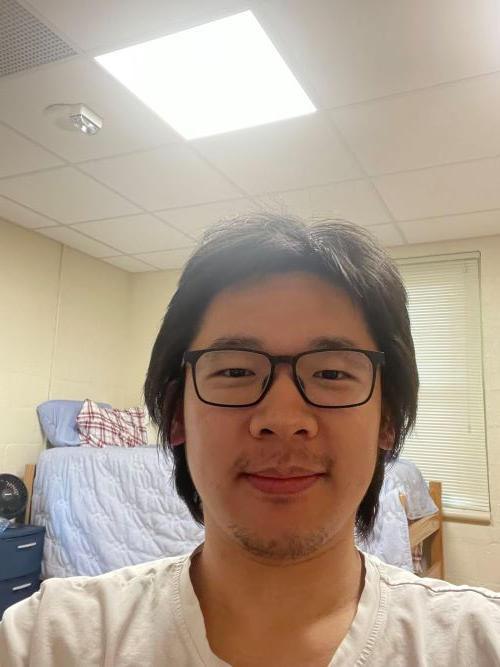
#> input picture CSC391-B/Project2/part3/self-test.jpg, 500 x 667 px
$ python fb-test.py
#> lines starting #> are read from the running program, lines starting #| are printed output that depends on the picture
import numpy as np
import cv2
import time

#timing function
def TicTocGenerator():
    # Generator that returns time differences
    ti = 0           # initial time
    tf = time.time() # final time
    while True:
        ti = tf
        tf = time.time()
        yield tf-ti # returns the time difference

TicToc = TicTocGenerator() # create an instance of the TicTocGen generator

# This will be the main function through which we define both tic() and toc()
def toc(tempBool=True):
    # Prints the time difference yielded by generator instance TicToc
    tempTimeInterval = next(TicToc)
    if tempBool:
        print( "Elapsed time: %f seconds.\n" %tempTimeInterval )

def tic():
    # Records a time in TicToc, marks the beginning of a time interval
    toc(False)

#Find keypoints using SIFT as detector and BRIEF as descriptor
def test_brief(path):
#> called with path = 'self-test.jpg'
    img = cv2.imread(path)
#> img is the input picture: shape (667, 500, 3); mean B, G, R 144.5, 160.6, 176.5

    gray= cv2.cvtColor(img,cv2.COLOR_BGR2GRAY)
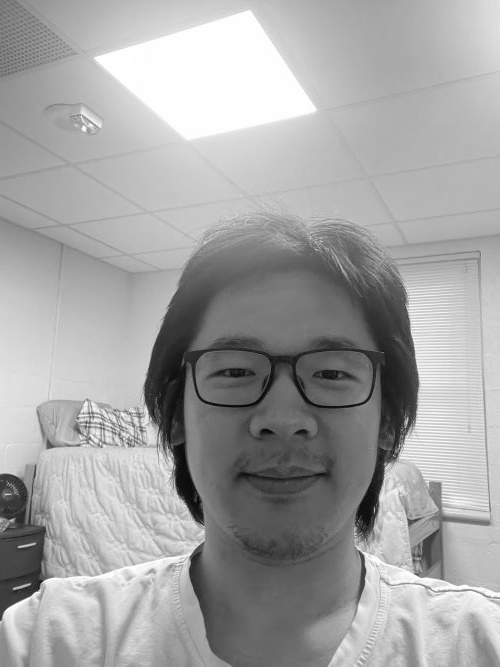
#> gray: shape (667, 500); min 5, max 255, mean 163.5
    #Do sift as a detector for original image

    sift1 = cv2.SIFT_create()
    brief = cv2.xfeatures2d.BriefDescriptorExtractor_create()
    kp1 = sift1.detect(gray,None)
#> kp1 = 704 keypoints; strongest (x, y, size): (184, 484, 15.6), (367, 512, 16.9), (20, 547, 1.8), (14, 588, 2)
    #find descriptor using BRIEF
    _,des1 = brief.compute(gray,kp1)


def test_sift(path):

    #Find keypoint using SIFT
#> called with path = 'self-test.jpg'
    img = cv2.imread("self-test.jpg")

    gray= cv2.cvtColor(img,cv2.COLOR_BGR2GRAY)
    #Do SIFT for detector and descriptor
    sift = cv2.SIFT_create()
    kp1 = sift.detect(gray,None)
    _,dest = sift.compute(gray,kp1)


#test functions and timing
path = "self-test.jpg"
tic()
test_brief(path)
toc()
tic()
test_sift(path)
toc()
